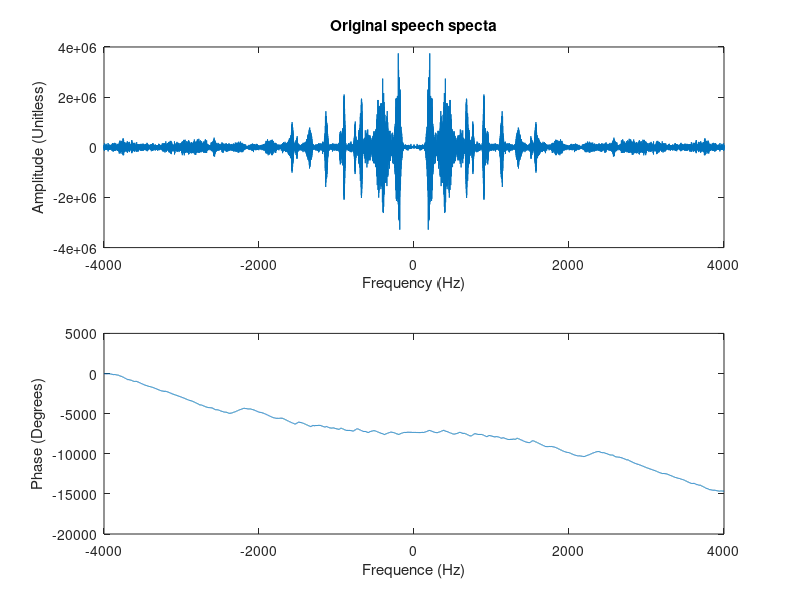
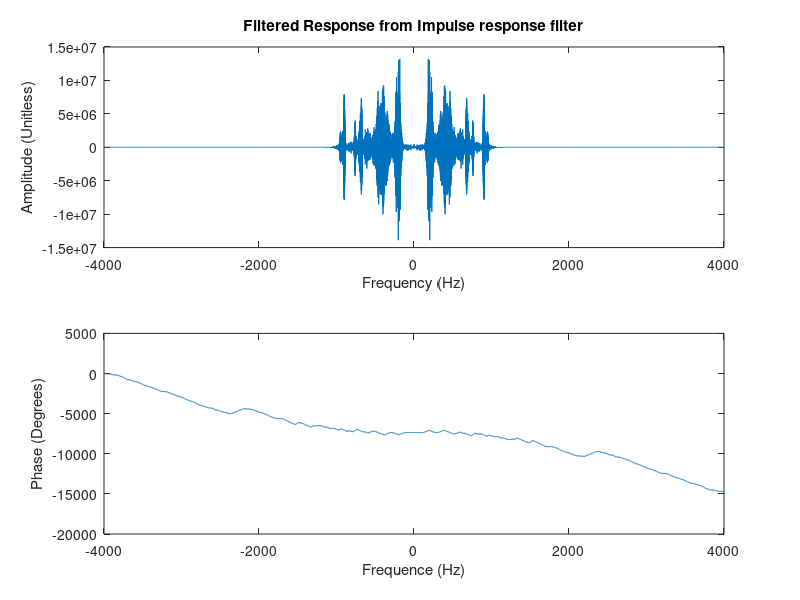
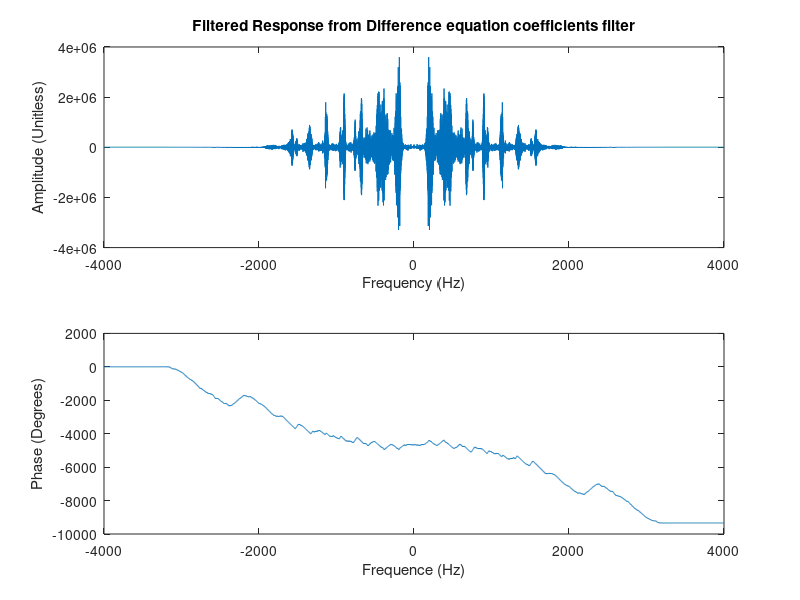
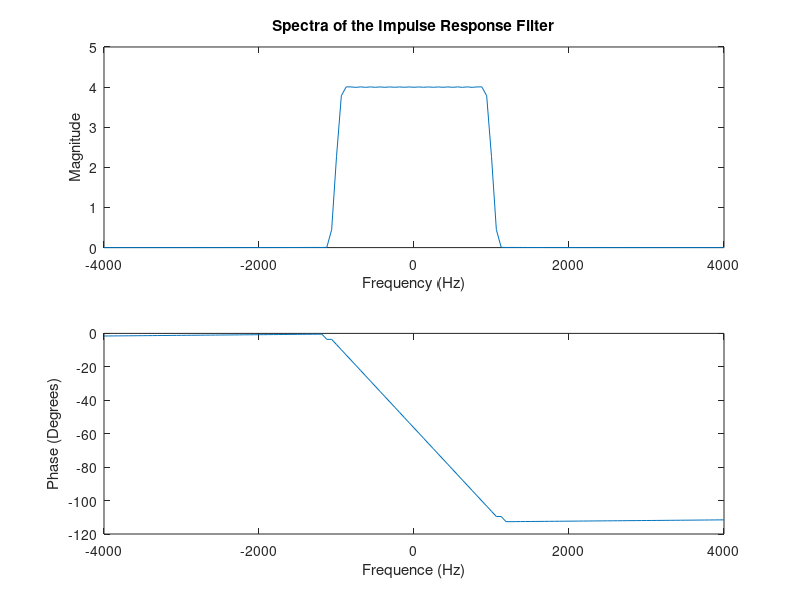

MATLAB code for these plots, in order: (Note: this script raises an error after producing the figures.)
close all; 
clear all; 
clc;
set(0, 'DefaultFigureWindowStyle', 'docked');

%%Part 1:
load spf2; %load oringal speech signal (female version)
soundsc(speech); %play the original speech

speech_fft = fft(speech); %take the fft of original speech
speech_fft = fftshift(speech_fft); %shift the fft to start at 0
speech_angle = unwrap(angle(speech_fft)); %unwarped phase response of the signal

figure(1);
subplot(2,1,1);
plot (linspace(-4000,4000,length(speech_fft)),speech_fft) %plot the original speech spectra magnitude
xlabel('Frequency (Hz)')
ylabel('Amplitude (Unitless)')
title('Original speech specta')

subplot(2,1,2);
plot(linspace(-4000,4000,length(speech_fft)),(speech_angle)) %plot the original speech spectra phase
xlabel('Frequence (Hz)')
ylabel('Phase (Degrees)')

load impulse.mat; %load the impulse response
load coeffs.mat; %load the difference equation coefficients

sf1 = conv(hw,speech); %filter using the impulse response
sf2 = filter(b,a,speech); %filter using the difference equation coeffs

soundsc(sf1); %play the impulse filtered version
soundsc(sf2); %play the difference equation coeffs filtered version

sf1_fft = fft(sf1); %take the fft of the impulse filter response
sf1_fft = fftshift(sf1_fft); %shift the fft to start at 0
sf1_angle = unwrap(angle(sf1_fft)); %unwarped phase response of the signal

sf2_fft = fft(sf2); %take the fft of the difference equation filter response
sf2_fft = fftshift(sf2_fft); %shift the fft to start at 0
sf2_angle = unwrap(angle(sf2_fft)); %unwarped phase response of the signal

hw_fft = fft(hw); %take the fft of the impulse filter response
hw_fft = fftshift(hw_fft); %shift the fft to start at 0
hw_angle = unwrap(angle(hw_fft)); %unwarped phase response of the signal

figure(2);
subplot(2,1,1);
plot (linspace(-4000,4000,length(sf1_fft)),sf1_fft) %plot the impulse response from the first filter
xlabel('Frequency (Hz)')
ylabel('Amplitude (Unitless)')
title('Filtered Response from Impulse response filter')

subplot(2,1,2);
plot(linspace(-4000,4000,length(sf1_fft)),(sf1_angle)) %plot the phase response from the first filter
xlabel('Frequence (Hz)')
ylabel('Phase (Degrees)')

figure(3);
subplot(2,1,1);
plot (linspace(-4000,4000,length(sf2_fft)),sf2_fft) %plot the impulse response from the second filter
xlabel('Frequency (Hz)')
ylabel('Amplitude (Unitless)')
title('Filtered Response from Difference equation coefficients filter')

subplot(2,1,2);
plot(linspace(-4000,4000,length(sf2_fft)),(sf2_angle)) %plot the phase response from the second filter
xlabel('Frequence (Hz)')
ylabel('Phase (Degrees)')

figure(4);
subplot (2,1,1);
plot(linspace(-4000,4000,length(hw_fft)),abs(hw_fft)) %plot the magnitude spectra of the first filer
xlabel('Frequency (Hz)')
ylabel('Magnitude')
title('Spectra of the Impulse Response Filter')

subplot (2,1,2);
plot (linspace(-4000,4000,length(hw_fft)),(hw_angle)) %plot the phase spectra of the first filer
xlabel('Frequence (Hz)')
ylabel('Phase (Degrees)')

figure(5);
freqz(b,a); %plot the magnitude and phase spectra of the second filter
%xlabel('Frequency (Hz)')
title('Spectra of difference equation coefficients filter')

%%Part 2:
ln = length(speech); %downsample the speech
dsspeech = zeros(1,ln); 
dsspeech(1:2:ln)= speech(1:2:ln); 
soundsc(dsspeech); %play the downsampled version of the speech

dsspeech_fft = fft(dsspeech); %take the fft of the impulse filter response
dsspeech_fft = fftshift(dsspeech_fft); %shift the fft to start at 0
dsspeech_angle = unwrap(angle(dsspeech_fft)); %unwarped phase response of the downsampled speech

figure(6);
subplot(2,1,1);
plot (linspace(-4000,4000,length(dsspeech_fft)),dsspeech_fft); %plot the magnitude response of the downsampled speech
xlabel('Frequency (Hz)')
ylabel('Amplitude (Unitless)')
title('Downsampled Original Speech Spectra')

subplot(2,1,2);
plot (linspace(-4000,4000,length(dsspeech_fft)),dsspeech_angle); %plot the phase response of the downsampled speech
xlabel('Frequence (Hz)')
ylabel('Phase (Degrees)')

%%Part 3:

ln = length(sf1); %downsample the filtered speech
sfd = zeros(1,ln); 
sfd(1:2:ln)= sf1(1:2:ln); 
soundsc(sfd); %play the downsampled version of the speech

sfd_fft = fft(sfd); %take the fft of the impulse filter response
sfd_fft = fftshift(sfd_fft); %shift the fft to start at 0
sfd_angle = unwrap(angle(sfd_fft)); %unwarped phase response of the filtered downsampled speech

figure(7);
subplot(2,1,1);
plot (linspace(-4000,4000,length(sfd_fft)),sfd_fft); %plot the impulse response of the filtered downsampled speech
xlabel('frequency (Hz)')
ylabel('Amplitude (Unitless)')
title('Downsampled Impulse Response Filtered Speech Spectra "sfd"')

subplot(2,1,2);
plot (linspace(-4000,4000,length(sfd_fft)),sfd_angle); %plot the phase response of the filtered downsampled speech
xlabel('Frequence (Hz)')
ylabel('Phase (Degrees)')

%%Part 4:

%We can simply use a LPF to filter out the downsampled components from the
%sfd signal such that it would match the original filtered speech from
%part 1

sfd_lpf = conv(hw,sfd); %filter the downsampled filter reponse using the impulse response
sfd_fft_lpf = fft(sfd_lpf); %take the fft of the impulse filter response
sfd_fft_lpf = fftshift(sfd_fft_lpf); %shift the fft to start at 0
sfd_angle_lpf = unwrap(angle(sfd_fft_lpf)); %unwarped phase response of the LPF downsampled speech

soundsc(sfd_lpf); %play the speech

figure(8);
subplot(2,1,1);
plot (linspace(-4000,4000,length(sfd_fft_lpf)),sfd_fft_lpf); %plot the impulse response of the LPF downsampled speech
xlabel('frequency (Hz)')
ylabel('Amplitude (Unitless)')
title('Low Pass Processed Downsampled Speech Spectra "sfd"')

subplot(2,1,2);
plot (linspace(-4000,4000,length(sfd_fft_lpf)),sfd_angle_lpf); %plot the phase response of the LPF downsampled speech
xlabel('Frequence (Hz)')
ylabel('Phase (Degrees)')

%%Part 5:

load impulsegd.mat; %load the impulsegd file

sf3 = conv(h,speech); %filtered reponse due to the impulsegd filter
soundsc(sf3); %play the filtered speech due to the impulsegd filter

sf3_fft = fft(sf3); %take the fft of the impulsegd filter response
sf3_fft = fftshift(sf3_fft); %shift the fft to start at 0
sf3_angle = unwrap(angle(sf3_fft)); %unwarped phase response of the impulsegd filtered speech

figure(9);
plot (linspace(-4000,4000,length(sf3_fft)),sf3_fft); %plot the filtered downsampled speech sfd
xlabel('Frequency (Hz)')
ylabel('Amplitude (Unitless)')
title('Impulsegd response filtered speech')

A1 = angle(speech_fft); %phase response of the original speech
figure(10);
subplot(2,1,1);
plot (linspace(-4000,4000,length(speech_fft)),A1)
xlabel('Frequence (Hz)')
ylabel('Phase (Degrees)')
title('Wrapped Phase Response of the Original Speech')

Q1 = unwrap (A1); %unwrap the phase response of the original speech
subplot(2,1,2);
plot (linspace(-4000,4000,length(speech_fft)),Q1)
xlabel('Frequence (Hz)')
ylabel('Phase (Degrees)')
title('Unwrapped Phase Response of the Original Speech')

A2 = angle(sf3_fft); %phase response of the filtered speech that is wrapped
figure(11);
subplot(2,1,1);
plot (linspace(-4000,4000,length(sf3_fft)),A2)
xlabel('Frequence (Hz)')
ylabel('Phase (Degrees)')
title('Wrapped Phase Response of the Impulsegd Filtered Speech')

Q2 = unwrap (A2); %unwrap the phase response of the filtered speech loaded file
subplot(2,1,2);
plot (linspace(-4000,4000,length(sf3_fft)),Q2)
xlabel('Frequence (Hz)')
ylabel('Phase (Degrees)')
title('Unwrapped Phase Response of the Impulsegd Filtered Speech')

figure(12);
freqz(h); %magnitude and phase spectra of the impulsegd filter
title('Magnitude and Phase spectra of the impulsegd filter')

%%Part 6:
% 
% fdatool;
% 
% figure(15);
% freqz(Num); %magnitude and phase spectra of the Low Pass filter
% title('Magnitude and Phase spectra of the Low Pass filter')
% 
% %To convert the LPF to Bandpass we need to multiple the function by
% %cos(2*Pi*f0*n)
% 
% length_Num = 1:length(Num); %load the length of the LPF as a vector
% Num_Bandpass = Num.*cos(2*pi*3000/48e3*length_Num); %multiply each component by cos to shift up and down
% 
% figure(16);
% freqz(Num_Bandpass); %magnitude and phase spectra of the BandPass filter
% title('Magnitude and Phase spectra of the Bandpss filter')

%% Part 6

fdatool;

h_lp = lowpass_2_kHz; %set the variable h_lp equal to the low pass filter coefficients

Num = h_lp.Numerator;

figure(13);  
freqz(h_lp.numerator, 1, 4096, 48e3); %magnitude and phase spectra of the Low Pass filter
title('Magnitude and Phase spectra of the Low Pass filter')

%To convert the LPF to Bandpass we need to multiple the function by
%cos(2*Pi*F0/Fs*n) where F0 = arbitrary shift, and Fs = samepling frequency

length_Num = 1:length(Num); %load the length of the LPF as a vector
Num_Bandpass = Num.*cos(2*pi*3000/48e3*length_Num); %multiply each component by cos to shift up and down

figure(14);
freqz(Num_Bandpass); %magnitude and phase spectra of the BandPass filter
title('Magnitude and Phase spectra of the Bandpss filter')

